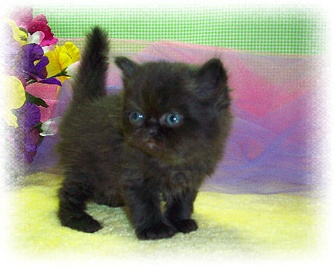
#> input picture image_segmentation/black_kitten.jpg, 334 x 268 px, shrunk from 427 x 343 before the run
$ python image_segmentation.py
#> lines starting #> are read from the running program, lines starting #| are printed output that depends on the picture; after the words box and inside, x2 and y2 are one past the last pixel; in counts of white or black regions, pixels touching at a corner belong together
# -*- coding: utf-8 -*-
import cv2
import numpy as np
from numpy import uint8
from sklearn.cluster import KMeans
import pandas as pd

if __name__ == "__main__":
    #读入图片
    cat = cv2.imread("./black_kitten.jpg")
#> cat is the input picture: shape (268, 334, 3); mean B, G, R 134.1, 150.1, 152.8
    beach = cv2.imread("./beach.jpg")
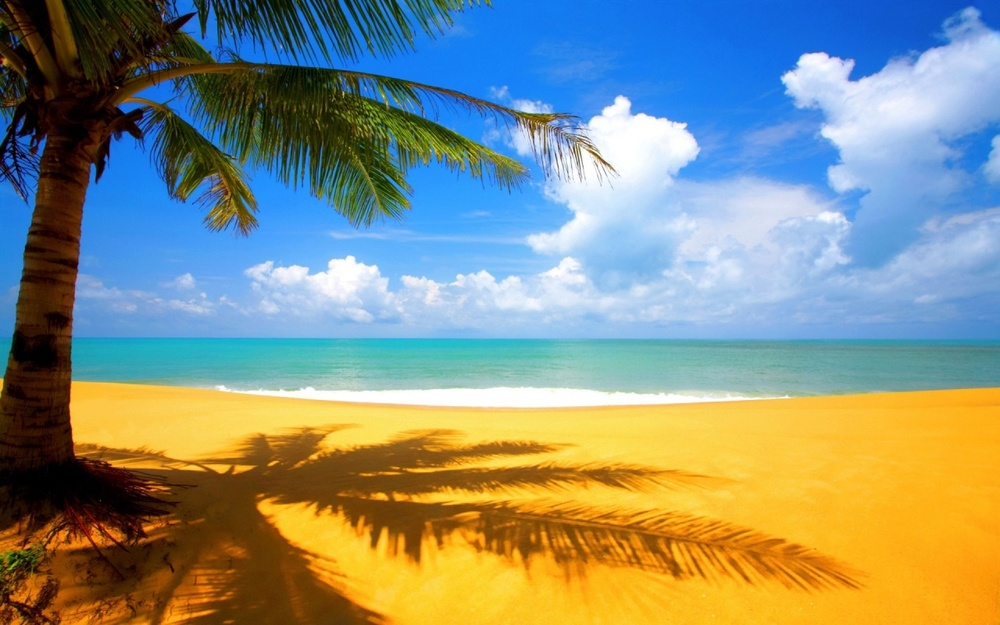
#> input picture image_segmentation/beach.jpg, 1000 x 625 px, shrunk from 1280 x 800 before the run
#> beach is the input picture: shape (625, 1000, 3); mean B, G, R 129.2, 144.3, 135.3

    #添加位置信息
    cols = cat.shape[0] #列数
#> cols = 268
    rows = cat.shape[1] #行数
#> rows = 334
    print("cat shape:", cat.shape)
#| cat shape: (268, 334, 3)

    data = np.zeros([cols,rows,5])

    newcols1 = np.uint8(np.zeros([rows, 1]))
#> newcols1 = 334 values from 0 to 0
    newcols2 = np.mat(np.arange(rows)).reshape(-1, 1)
    for x in range(0, cols):
        data[x] = np.c_[newcols1+x, newcols2, cat[x]]

    # 将二维像素转换为一维
    data = np.float32(data.reshape(-1, 5))
    print("data shape:", data.shape)
#| data shape: (89512, 5)

    # sklearn kmeans聚类
    # data = cv2.normalize(data, None, 0, 1, cv2.NORM_MINMAX)
    kmeans = KMeans(n_clusters=8)
    kmeans.fit(data)
    print("kmeans result shape:", kmeans.labels_.shape)

    # 获取聚类中心的数据
    resSeries = pd.Series(kmeans.labels_)
    cate0 = resSeries[resSeries.values == 0] #获取类别0的数据
    cate1 = resSeries[resSeries.values == 1] #获取类别1的数据
    cate2 = resSeries[resSeries.values == 2] #获取类别2的数据
    cate3 = resSeries[resSeries.values == 3] #获取类别3的数据
    cate4 = resSeries[resSeries.values == 4] #获取类别4的数据
    cate5 = resSeries[resSeries.values == 5] #获取类别5的数据
    cate6 = resSeries[resSeries.values == 6] #获取类别6的数据
    cate7 = resSeries[resSeries.values == 7] #获取类别7的数据

    median = [0 for i in range(9)]
    median[0] = np.median(cate0.index)
    median[1] = np.median(cate1.index)
    median[2] = np.median(cate2.index)
    median[3] = np.median(cate3.index)
    median[4] = np.median(cate4.index)
    median[5] = np.median(cate5.index)
    median[6] = np.median(cate6.index)
    median[7] = np.median(cate7.index)
    median[8] = kmeans.labels_.shape[0]/2
    print(median[8])

    median_set = [0 for i in range(8)]
    for j in range(8):
        median_set[j] = abs(median[8] - median[j])
    print(median_set)

    index1 = median_set.index(sorted(median_set)[3])
    index2 = median_set.index(sorted(median_set)[1])
    print(index1, index2)

    cat_part1 = resSeries[resSeries.values == index1].index
    cat_part2 = resSeries[resSeries.values == index2].index
    blackcat = cat_part1.append(cat_part2)

    # 定义起始点
    u = np.uint16(beach.shape[1]/4.0)
#> u = 250
    v = np.uint16(beach.shape[0]/4.0)
#> v = 156
    print("start point:", u, v)
#| start point: 250 156

    #替换像素
    for i in range(blackcat.__len__()):
        u_offset = np.int16(data[blackcat[i]][0])
        v_offset = np.int16(data[blackcat[i]][1])
        pix_value = np.uint8([data[blackcat[i]][2], data[blackcat[i]][3], data[blackcat[i]][4]])
        beach[u+u_offset, v+v_offset] = pix_value
#> this loop made 33552 passes
#> pix_value on passes 1 to 3: [255, 253, 253], [253, 254, 252], [249, 255, 250]
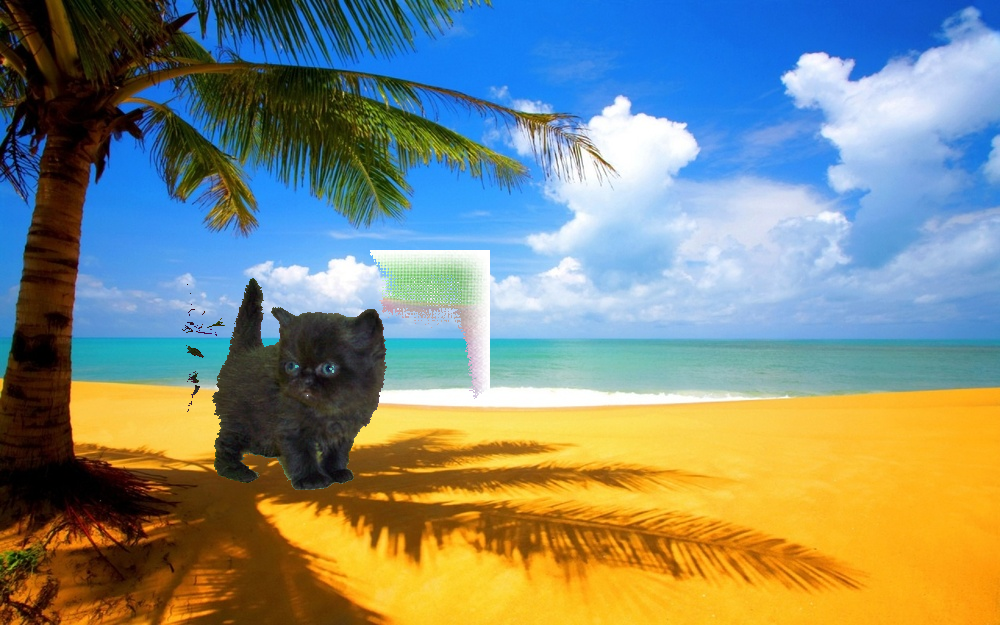
#> beach: shape (625, 1000, 3); 5.37% of pixels changed, all inside (x1, y1, x2, y2) = (182, 250, 490, 490)

    #将分类结果恢复成图片
    dst = kmeans.labels_.reshape([cat.shape[0], cat.shape[1]])
    dst = cv2.normalize(dst, None, 0, 255, cv2.NORM_MINMAX)
    dst = np.uint8(dst)

    # 效果显示
    cv2.imshow("color", cat)
    cv2.imshow("kmeans", dst)
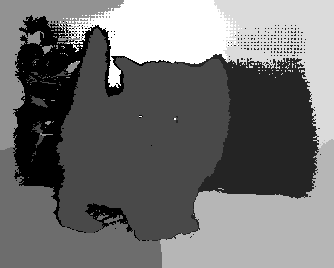
#> window 'kmeans': shape (268, 334); min 0, max 255, mean 112.9
    cv2.imshow("beach_cat", beach)
    cv2.waitKey(0)
    cv2.imwrite("./kmeans_result.jpg", dst)
    cv2.imwrite("./beach_cat.jpg", beach)
    cv2.imwrite("cat_on_beach.jpg", beach)
